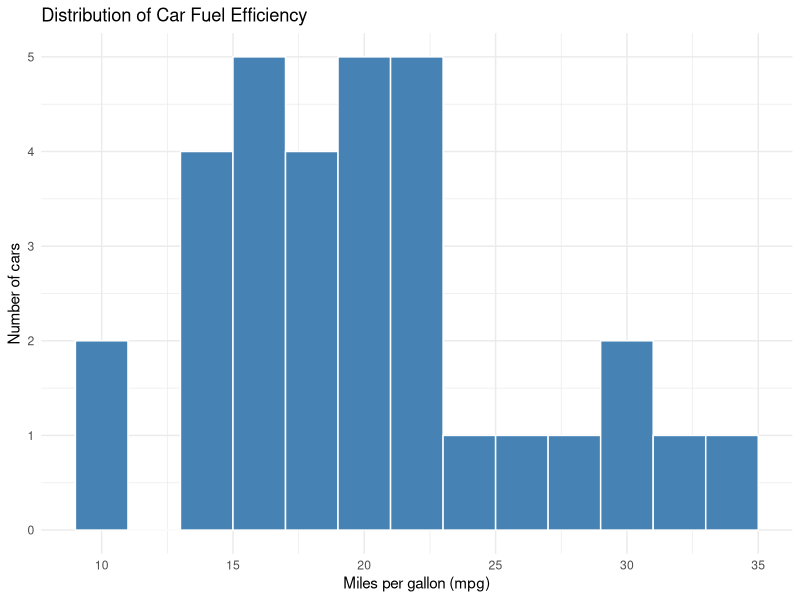

Here is the R script that generated this plot:
## ---- chunk 1
#| label: fig-mtcars-dist
#| fig-cap: "Distribution of Fuel Efficiency of Cars"
library(ggplot2)

ggplot(mtcars, aes(x = mpg)) +
  geom_histogram(binwidth = 2, fill = "steelblue", color = "white") +
  labs(
    title = "Distribution of Car Fuel Efficiency",
    x = "Miles per gallon (mpg)",
    y = "Number of cars"
  ) +
  theme_minimal()
